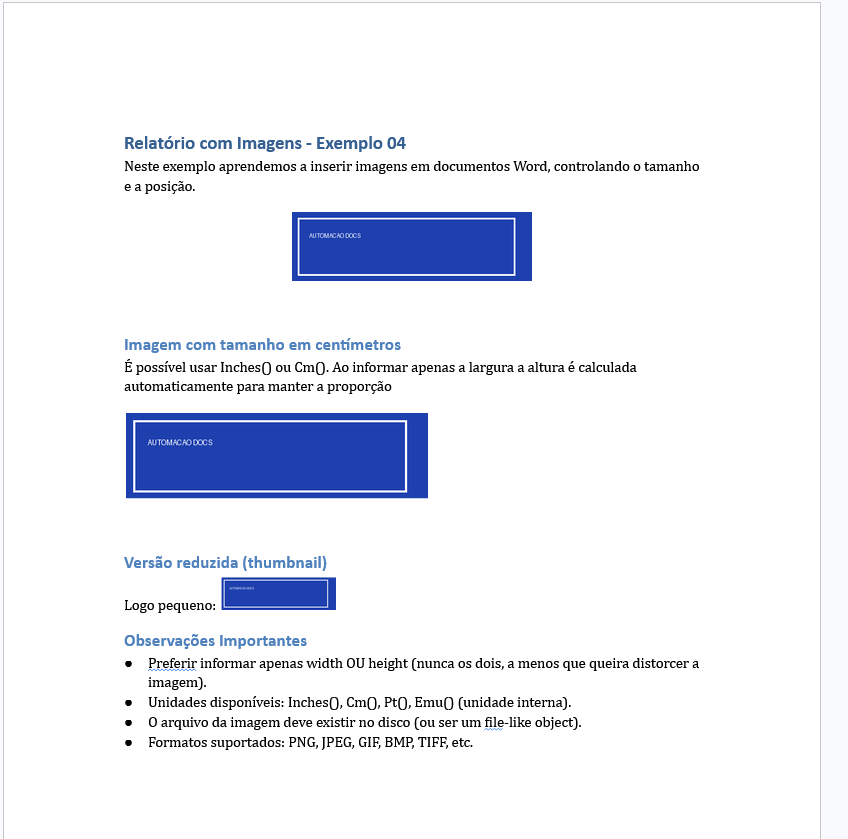

Recreate this plot in Python.
"""
INSERINDO E DIMENSIONANDO IMAGENS

OBJETIVO:
    APRENDER A ADICIONAR IMAGENS EM DOCUMENTOS WORD COM PYTHON-DOCX,
    CONTROLANDO DIMENSÕES E MANTENDO PROPORÇÃO

AUTOR: WELLINGTON M SANTOS
"""

# BIBLIOTECAS
from docx import Document
from docx.shared import Inches, Cm, Pt
from docx.enum.text import WD_ALIGN_PARAGRAPH
from loguru import logger
from pathlib import Path
from PIL import Image, ImageDraw, ImageFont

# LOGO
def criar_logo_exemplo(caminho:str = 'logo_exemplo.png') -> str:
    """
    Cria um logo simples para o exemplo (caso ele não exista)

    Args:
        caminho(str): caminho para o arquivo
    Returns:
        str
    """

    if Path(caminho).exists():
        return caminho

    logger.info(f'Criando logo de exemplo: {caminho}')
    img  = Image.new('RGB', (420,120), color=(30, 64, 175))
    draw = ImageDraw.Draw(img)
    draw.rectangle([10,10,390,110], outline=(255,255,255), width=3)

    try:
        fonte = ImageFont.truetype('DejaVuSans-Bold.ttf', 36)
    except Exception:
        fonte = ImageFont.load_default()

    draw.text(xy=(30,35),
              text="AUTOMACAO DOCS",
               fill=(255,255,255),
                font=fonte)
    img.save(caminho)
    return caminho

# MAIN
def main():
    logger.info('Configurando a criação do documento word com imagens.')
    documento = Document()   

    # titulo
    logger.info('Inserindo título')
    documento.add_heading(text='Relatório com Imagens - Exemplo 04', 
                          level=1)
    
    # texto introdutorio
    logger.info('Inserindo texto de introdução')
    documento.add_paragraph(
        text='Neste exemplo aprendemos a inserir imagens em documentos Word, controlando o tamanho e a posição.'
    )

    # inserindo logo/criando logo
    caminho_logo = criar_logo_exemplo()

    # polegadas
    logger.info('Inserindo logo com largura de 2.5 polegadas')
    paragrafo_logo = documento.add_paragraph()
    paragrafo_logo.alignment = WD_ALIGN_PARAGRAPH.CENTER
    run = paragrafo_logo.add_run()
    run.add_picture(caminho_logo, width=Inches(2.5))
    documento.add_paragraph() # espaço

    # centimetros
    logger.info('Inserindo logo com largura de 8cm')
    documento.add_heading(text='Imagem com tamanho em centímetros', 
                          level=2)
    documento.add_paragraph(
        text='É possível usar Inches() ou Cm(). Ao informar apenas a largura a ' \
        'altura é calculada automaticamente para manter a proporção'
    )
    documento.add_picture(caminho_logo, width=Cm(8))
    documento.add_paragraph() # espaço

    # thumbnail
    logger.info('Inserindo versão thumbnail')
    documento.add_heading(text='Versão reduzida (thumbnail)',
                          level=2)
    p = documento.add_paragraph()
    p.add_run('Logo pequeno: ')
    p.add_run().add_picture(caminho_logo, width=Inches(1.2))

    # observações
    documento.add_heading(text='Observações Importantes',
                          level=2)
    documento.add_paragraph(
        text='Preferir informar apenas width OU height (nunca os dois, a menos que queira distorcer a imagem).',
        style='List Bullet'
    )
    documento.add_paragraph(
        text='Unidades disponíveis: Inches(), Cm(), Pt(), Emu() (unidade interna).',
        style='List Bullet'
    )
    documento.add_paragraph(
        text='O arquivo da imagem deve existir no disco (ou ser um file-like object).',
        style='List Bullet'
    )
    documento.add_paragraph(
        text='Formatos suportados: PNG, JPEG, GIF, BMP, TIFF, etc.',
        style='List Bullet'
    )

    # persistir
    logger.info('Salvando documento')
    documento.save('ex04.docx')
    logger.info('Documento criado com sucesso: ex04.docx')
    logger.info(f'Logo utilizado: {caminho_logo}')


if __name__ == '__main__':
    main()
